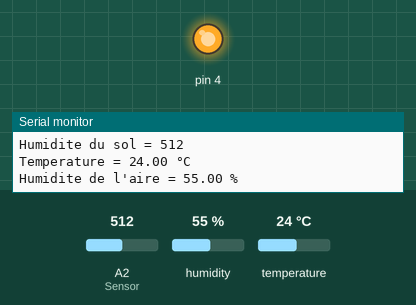
A sketch run on a simulated Arduino Uno, built with avr-gcc and run on an emulated ATmega328P. Shown: output pins drawn as LEDs (lit = HIGH), the last lines printed to the serial monitor. The inputs (shaded band) are chosen by the test bench; at power-on: A2 (Sensor) = 512, humidity 55 %, temperature 24 °C.

Above: at 11.9 s.
12.0 s: A2 (Sensor) set to 489
At 22.7 s:
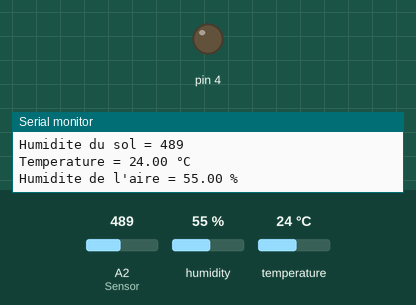
23.7 s: A2 (Sensor) set to 510
At 25.0 s:
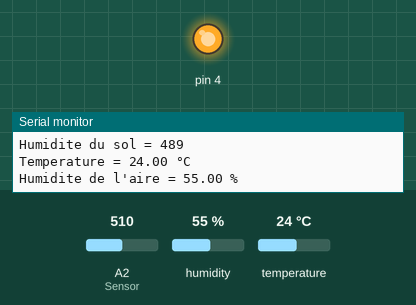
32.0 s: A2 (Sensor) set to 490
At 36.0 s:
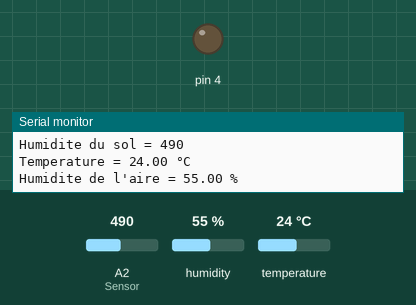
Timing chart, 0 to 37.5 s (numbered marks = the images above; inputs shaded):
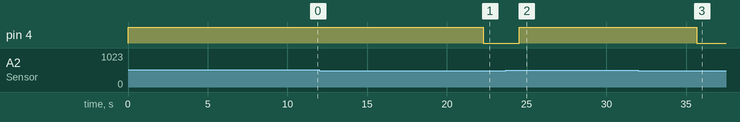

Measured:
- the behaviour switches between 501 and 500 on A2 (Sensor) (found by bisection; images 0 and 1)
- after the input at 12.0 s, pin 4: HIGH → LOW after 10.3 s
- after the input at 23.7 s, pin 4: LOW → HIGH after 0.83 s
- after the input at 32.0 s, pin 4: HIGH → LOW after 3.7 s

The sketch:

Main.ino
```cpp
#include <Servo.h>
#include <SPI.h>
#include <Ethernet.h>
#include <DHT.h>

const int AirValue = 550; //you need to replace this value with Value_1
const int WaterValue = 260; //you need to replace this value with Value_2
int intervals = (AirValue - WaterValue)/4;
int soilMoistureValue = 0;

float roomTemperature = 0;
float roomMoisture = 0;

DHT dht(3, DHT11);


void setup() {
  Serial.begin(9600); // open serial port, set the baud rate to 9600 bps

  pinMode(4,OUTPUT);

  dht.begin();
  Serial.println("Setup OK");
}

void loop(){

  soilMoistureValue = analogRead(A2); //put Sensor insert into soil

  if(soilMoistureValue > 500){
    digitalWrite(4,HIGH);
    delay(10000);
  }else{
    digitalWrite(4,LOW);
  }

  delay(50);
  roomMoisture = dht.readTemperature();
  roomTemperature = dht.readHumidity();
  delay(50);

  Serial.println("Humidite du sol = " + String(soilMoistureValue));
  Serial.println("Temperature = " + String(dht.readTemperature())+ " °C");
  Serial.println("Humidite de l'aire = " + String(dht.readHumidity())+ " %");

  delay(1000);

}
```
